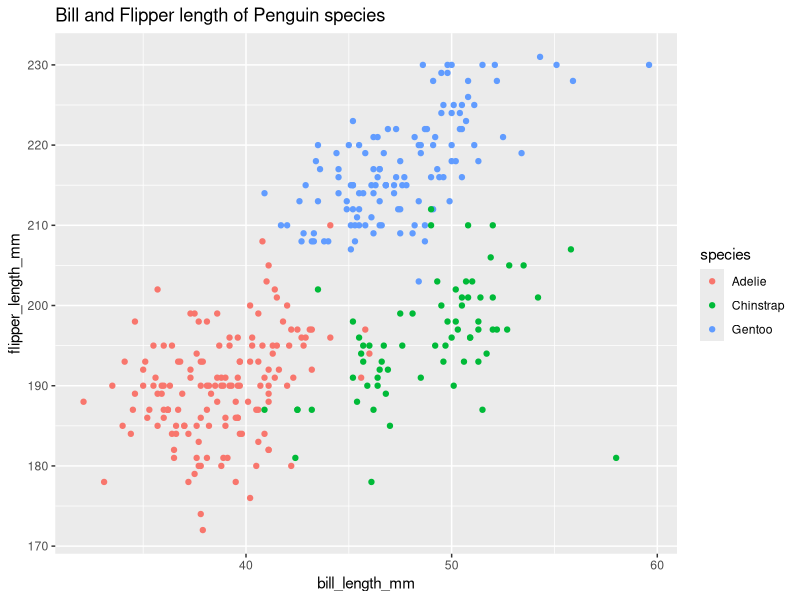
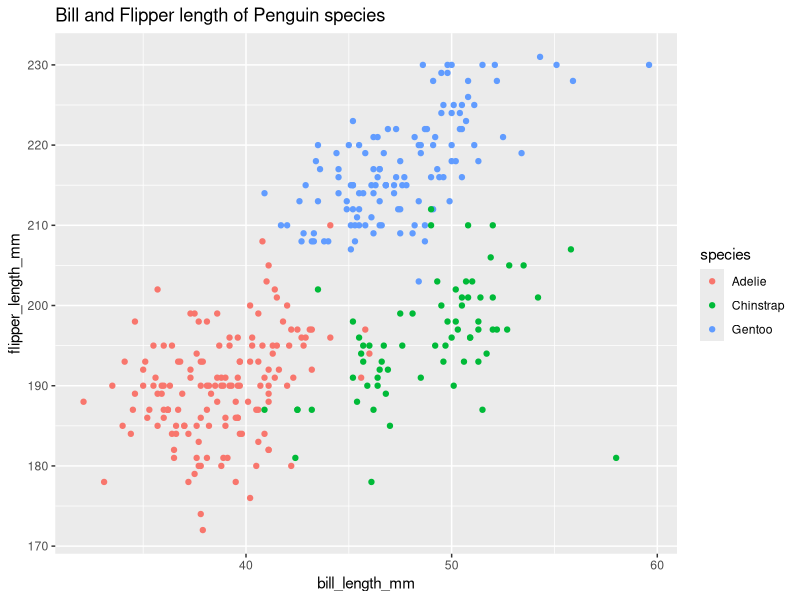

Generate these figures, in order, with R:
## ---- chunk 1
library(tidyverse)
## ---- chunk 2
data("penguins", package = "palmerpenguins")

## ---- chunk 3
penguins_df = 
  colnames(penguins, do.NULL = TRUE, prefix = "col")
  colnames(penguins)

  nrow(penguins) 
  ncol(penguins) 
  
  mean(penguins$flipper_length_mm, na.rm=TRUE)
## ---- chunk 4
ggplot(data = penguins) + 
  geom_point(mapping = aes(x = bill_length_mm, y = flipper_length_mm, 
                           color = species)) +
ggtitle("Bill and Flipper length of Penguin species")
ggsave("20240916 Penguins scatter plot.pdf")
